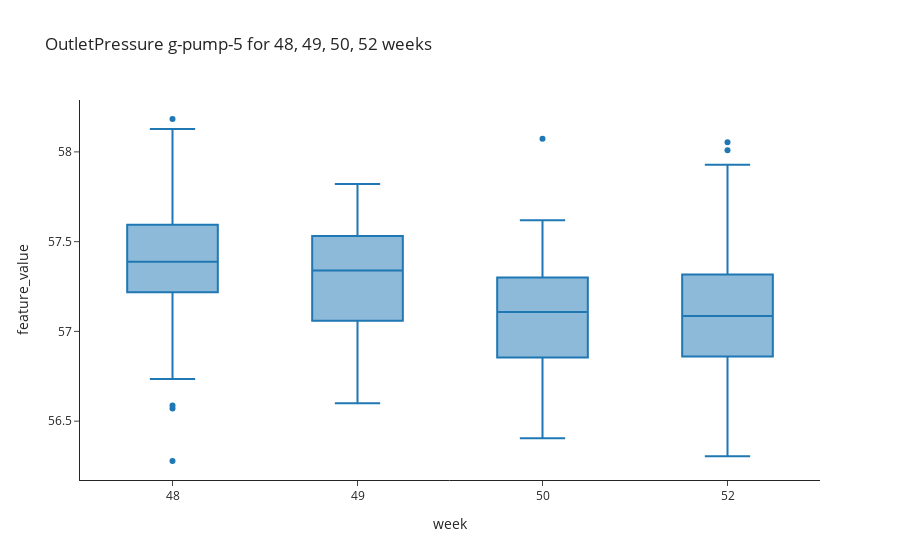

Notebook code cell kept with this figure:
### Markdown cell above
## Outlet Pressure

### Code cell
%%skip $skip_baseline_save
week_numbers =  week_numbers_outletPressure # Week numbers as List 

mu_outletpressure, sigma_outletpressure = get_baselining_variables_azure(df_data, variable_name = OUTLET_PRESSURE,
                                                                         asset_id = asset_id,
                                                                         lst_filter_values = week_numbers, 
                                                                         filter_column_name = "week",
                                                                         select_column_name= 'feature_value',
                                                                         filter_metric = "AvgValue")
print(mu_outletpressure, sigma_outletpressure)

show_baselining_plot_azure(df_data, duration = week_numbers, asset_name= asset_name, variable_name= OUTLET_PRESSURE,
                           plot_type = "box")

### Figure 1 — Plotly figure (JSON) as saved in the notebook; plotly's stock layout.template omitted (floating-point values rounded to 4 significant figures; data arrays with more than 128 entries replaced by an {"elided": "..."} marker saying what was removed)
{"data": [{"alignmentgroup": "True", "hoverlabel": {"namelength": 0}, "hovertemplate": "week=%{x}<br>feature_value=%{y}", "legendgroup": "", "marker": {"color": "#1F77B4"}, "name": "", "notched": false, "offsetgroup": "", "orientation": "v", "showlegend": false, "type": "box", "x": {"elided": "434 int values"}, "x0": " ", "xaxis": "x", "y": {"elided": "434 float values"}, "y0": " ", "yaxis": "y"}], "layout": {"boxmode": "group", "legend": {"tracegroupgap": 0}, "title": {"text": "OutletPressure g-pump-5 for 48, 49, 50, 52 weeks "}, "xaxis": {"anchor": "y", "domain": [0, 1], "title": {"text": "week"}, "type": "category"}, "yaxis": {"anchor": "x", "domain": [0, 1], "title": {"text": "feature_value"}}}}
